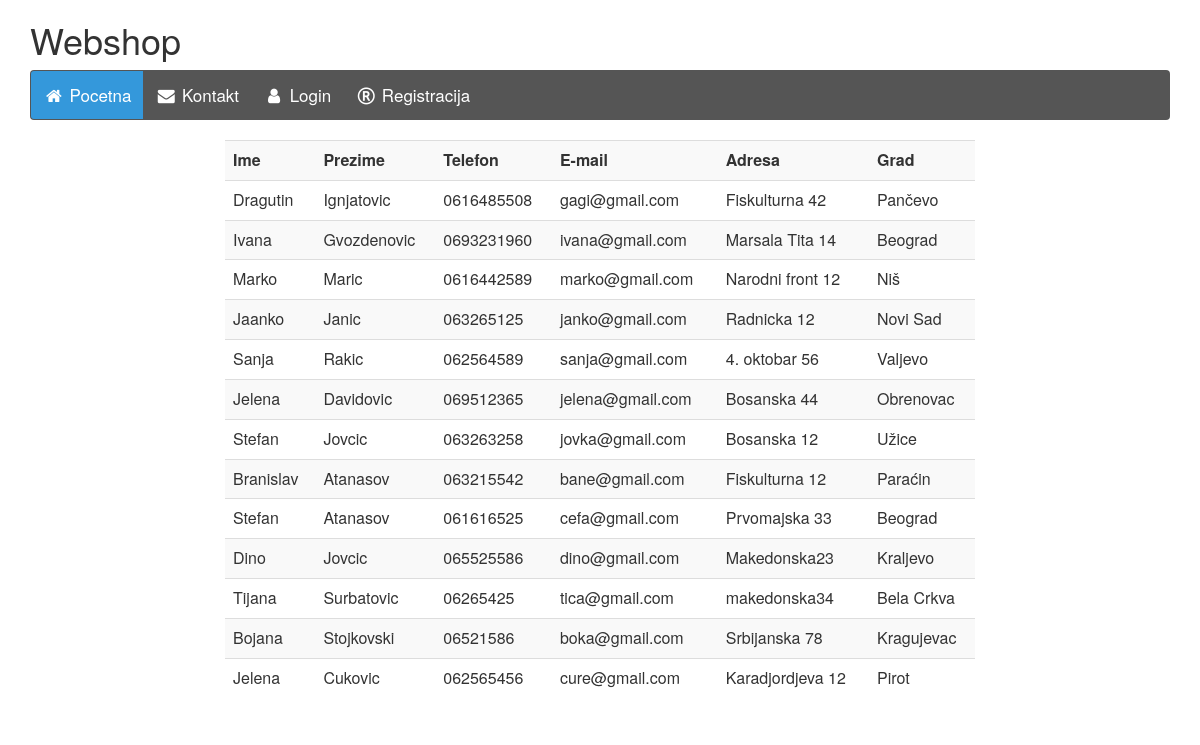
The app's page /php/korisnici.php with its own data.
### tables this page shows
CREATE TABLE `korisnici` (
  `idkorisnici` int(11) NOT NULL,
  `ime` varchar(20) NOT NULL,
  `prezime` varchar(20) NOT NULL,
  `username` varchar(20) NOT NULL,
  `password` varchar(45) NOT NULL,
  `telefon` varchar(20) NOT NULL,
  `e-mail` varchar(45) NOT NULL,
  `adresa` varchar(45) NOT NULL,
  `grad_idgrad` int(11) DEFAULT NULL
);

CREATE TABLE `grad` (
  `idgrad` int(200) NOT NULL,
  `ime` varchar(20) NOT NULL
);

### php/korisnici.php (the view, shortened to what this page needs)
<html>
 <head>
     <link rel="stylesheet" href="https://cdnjs.cloudflare.com/ajax/libs/font-awesome/4.7.0/css/font-awesome.min.css">
     <link rel="stylesheet" type="text/css" href="../css/style.css">
     <link rel="stylesheet" href="https://maxcdn.bootstrapcdn.com/bootstrap/3.3.7/css/bootstrap.min.css">
 </head>
 <body class="container">
     <?php include "header.php";?>
     <div class="row">
     	 <div class="col-sm-8 col-sm-offset-2">
     	 <table class="table table-striped table-hover">
     	 	<tr>
     	 		<th>Ime</th>
     	 		<th>Prezime</th>
                    <th>Telefon</th>
                    <th>E-mail</th>
                    <th>Adresa</th>
                    <th>Grad</th>
     	 	</tr>
     	<?php
          require_once("konekcija.php");
          $rezultat=mysqli_query($link, "SELECT * FROM Korisnici ");
            while ($red=mysqli_fetch_assoc($rezultat)) {
                $idgrada=$red['grad_idgrad'];
                $nazivGrada=mysqli_query($link, "SELECT ime FROM grad WHERE  idgrad='$idgrada'");
                 $imeGrada=mysqli_fetch_array($nazivGrada);
                echo "<tr><td>{$red['ime']} </td>
                       <td>{$red['prezime']} </td>
                       <td>{$red['telefon']} </td>
                       <td>{$red['e-mail']} </td>
                       <td>{$red['adresa']} </td>
                       <td>{$imeGrada[0]}</td></tr>";
            }
          ?>
</table>
</div>
</div>
</body>
</html>

### php/header.php (shortened to what this page needs)
<div style="position: sticky; top: 0; z-index: 1; background-color: white">
<div>
<h1 style="float: left"> Webshop </h1>
</div>
		     <div class="navbar">
                   <a class="active" href="index.php"><i class="fa fa-fw fa-home"></i> Pocetna</a>
                     <a href="#footer"><i class="fa fa-fw fa-envelope"></i> Kontakt</a>
					  <?php
					  if ( (!isset ($_SESSION['ulogovan']) ) && (!isset ($_SESSION['admin']) )){
						?>
					  <a href="logovanje.php"><i class="fa fa-fw fa-user"></i> Login</a>
					   <a href="registracija.php"><i class="fa fa-fw fa-registered"></i> Registracija</a>
					 <?php }
					  ?>
					 </div>
                     </div>

### css/style.css (style rules this page uses)
body { background-color: white; }
.navbar { width: 100%; background-color: #555555; overflow: auto; }
.navbar a { float: left; padding: 12px; color: white; text-decoration: none; font-size: 17px; }
.active { background-color: #3498DB; }

### records on screen
korisnici: ime "Dragutin", prezime "Ignjatovic", telefon "0616485508", value "gagi@gmail.com", adresa "Fiskulturna 42", grad_idgrad.ime "Pančevo"
korisnici: ime "Ivana", prezime "Gvozdenovic", telefon "0693231960", value "ivana@gmail.com", adresa "Marsala Tita 14", grad_idgrad.ime "Beograd"
korisnici: ime "Marko", prezime "Maric", telefon "0616442589", value "marko@gmail.com", adresa "Narodni front 12", grad_idgrad.ime "Niš"
korisnici: ime "Jaanko", prezime "Janic", telefon "063265125", value "janko@gmail.com", adresa "Radnicka 12", grad_idgrad.ime "Novi Sad"
korisnici: ime "Sanja", prezime "Rakic", telefon "062564589", value "sanja@gmail.com", adresa "4. oktobar 56", grad_idgrad.ime "Valjevo"
korisnici: ime "Jelena", prezime "Davidovic", telefon "069512365", value "jelena@gmail.com", adresa "Bosanska 44", grad_idgrad.ime "Obrenovac"
korisnici: ime "Stefan", prezime "Jovcic", telefon "063263258", value "jovka@gmail.com", adresa "Bosanska 12", grad_idgrad.ime "Užice"
korisnici: ime "Branislav", prezime "Atanasov", telefon "063215542", value "bane@gmail.com", adresa "Fiskulturna 12", grad_idgrad.ime "Paraćin"
korisnici: ime "Stefan", prezime "Atanasov", telefon "061616525", value "cefa@gmail.com", adresa "Prvomajska 33", grad_idgrad.ime "Beograd"
korisnici: ime "Dino", prezime "Jovcic", telefon "065525586", value "dino@gmail.com", adresa "Makedonska23", grad_idgrad.ime "Kraljevo"
korisnici: ime "Tijana", prezime "Surbatovic", telefon "06265425", value "tica@gmail.com", adresa "makedonska34", grad_idgrad.ime "Bela Crkva"
korisnici: ime "Bojana", prezime "Stojkovski", telefon "06521586", value "boka@gmail.com", adresa "Srbijanska 78", grad_idgrad.ime "Kragujevac"
korisnici: ime "Jelena", prezime "Cukovic", telefon "062565456", value "cure@gmail.com", adresa "Karadjordjeva 12", grad_idgrad.ime "Pirot"
